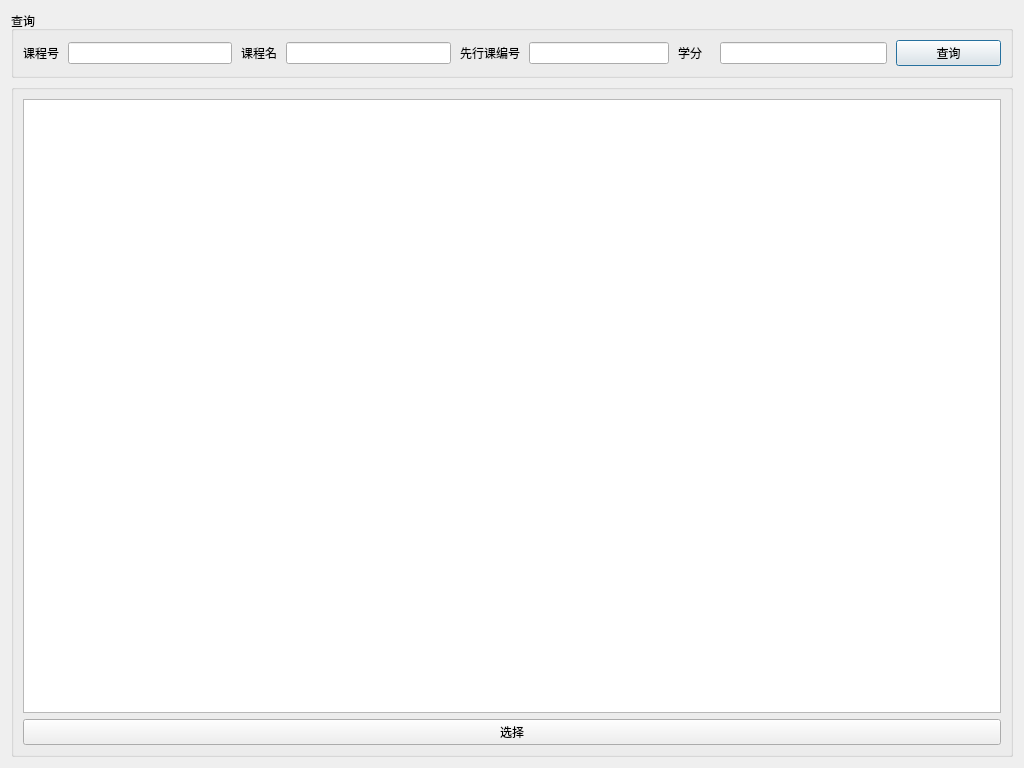
<?xml version="1.0" encoding="UTF-8"?>
<ui version="4.0">
 <class>TeacherCourse</class>
 <widget class="QDialog" name="TeacherCourse">
  <property name="geometry">
   <rect>
    <x>0</x>
    <y>0</y>
    <width>1024</width>
    <height>768</height>
   </rect>
  </property>
  <property name="windowTitle">
   <string>Dialog</string>
  </property>
  <layout class="QVBoxLayout" name="verticalLayout_2">
   <item>
    <widget class="QGroupBox" name="groupBox_search">
     <property name="title">
      <string>查询</string>
     </property>
     <layout class="QHBoxLayout" name="horizontalLayout_5" stretch="12,12,12,12,6">
      <property name="spacing">
       <number>9</number>
      </property>
      <item>
       <layout class="QHBoxLayout" name="horizontalLayout" stretch="2,10">
        <item>
         <widget class="QLabel" name="label_search_cno">
          <property name="text">
           <string>课程号</string>
          </property>
         </widget>
        </item>
        <item>
         <widget class="QLineEdit" name="lineEdit_search_cno"/>
        </item>
       </layout>
      </item>
      <item>
       <layout class="QHBoxLayout" name="horizontalLayout_2" stretch="2,10">
        <item>
         <widget class="QLabel" name="label_search_cname">
          <property name="text">
           <string>课程名</string>
          </property>
         </widget>
        </item>
        <item>
         <widget class="QLineEdit" name="lineEdit_search_cname"/>
        </item>
       </layout>
      </item>
      <item>
       <layout class="QHBoxLayout" name="horizontalLayout_3" stretch="2,10">
        <item>
         <widget class="QLabel" name="label_search_cpno">
          <property name="text">
           <string>先行课编号</string>
          </property>
         </widget>
        </item>
        <item>
         <widget class="QLineEdit" name="lineEdit_search_cpno"/>
        </item>
       </layout>
      </item>
      <item>
       <layout class="QHBoxLayout" name="horizontalLayout_4" stretch="2,10">
        <item>
         <widget class="QLabel" name="label_search_ccredit">
          <property name="text">
           <string>学分</string>
          </property>
         </widget>
        </item>
        <item>
         <widget class="QLineEdit" name="lineEdit_search_ccredit"/>
        </item>
       </layout>
      </item>
      <item>
       <widget class="QPushButton" name="pushButton_search">
        <property name="text">
         <string>查询</string>
        </property>
       </widget>
      </item>
     </layout>
    </widget>
   </item>
   <item>
    <widget class="QGroupBox" name="groupBox_tableView">
     <property name="title">
      <string/>
     </property>
     <layout class="QVBoxLayout" name="verticalLayout">
      <item>
       <widget class="QTableView" name="tableView"/>
      </item>
      <item>
       <widget class="QPushButton" name="pushButton">
        <property name="text">
         <string>选择</string>
        </property>
       </widget>
      </item>
     </layout>
    </widget>
   </item>
  </layout>
 </widget>
 <resources/>
 <connections/>
</ui>
